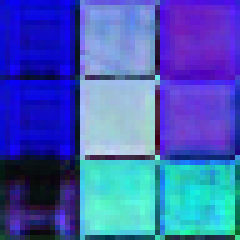
#> input picture SSTE/Kid Icarus/Full Pipeline.png, 48 x 48 px, found by its file name (shown 5 times larger)
$ python 'RGB HSV Test.py'
#> lines starting #> are read from the running program, lines starting #| are printed output that depends on the picture
import cv2
import numpy as np
import matplotlib.pyplot as plt

fake_rgb = cv2.imread("Full Pipeline.png")  # Loads in BGR format
#> fake_rgb is the input picture: shape (48, 48, 3); mean B, G, R 182.5, 94.7, 68.1
hsv_encoded = cv2.cvtColor(fake_rgb, cv2.COLOR_BGR2RGB)   # Get back the original HSV values

real_rgb = cv2.cvtColor(hsv_encoded, cv2.COLOR_HSV2RGB)
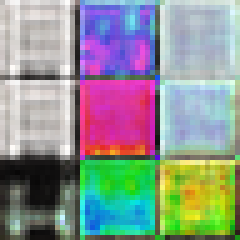
#> real_rgb: shape (48, 48, 3) (shown 5 times larger); mean R, G, B 142.1, 149.2, 145.7

# Plotting
plt.figure(figsize=(10, 5))

plt.subplot(1, 2, 1)
plt.imshow(hsv_encoded)
plt.title("HSV")
plt.axis('off')

plt.subplot(1, 2, 2)
plt.imshow(real_rgb)
plt.title("RGB")
plt.axis('off')

plt.tight_layout()
plt.show()
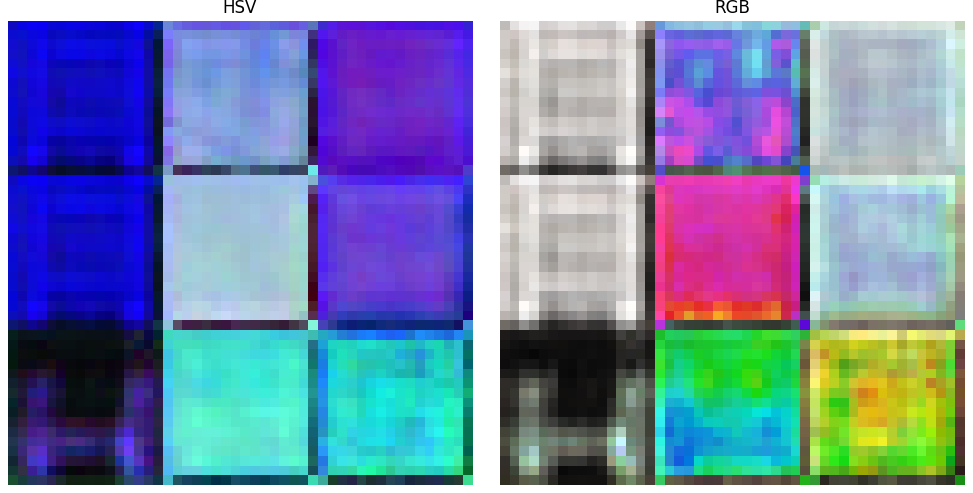
#> figure drawn by matplotlib, 2 panels

$ run again, with SSTE/Kid Icarus/SSTE.png copied over SSTE/Kid Icarus/Full Pipeline.png
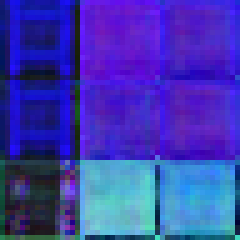
#> input picture SSTE/Kid Icarus/SSTE.png, 48 x 48 px, found by its file name (shown 5 times larger)
#> fake_rgb is the input picture: shape (48, 48, 3); mean B, G, R 175.1, 58.6, 61.3
#> `real_rgb = cv2.cvtColor(hsv_encoded, cv2.COLOR_HSV2RGB)`:
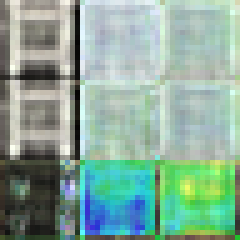
#> real_rgb: shape (48, 48, 3) (shown 5 times larger); mean R, G, B 137.8, 169.7, 154.3
#> `plt.show()`:
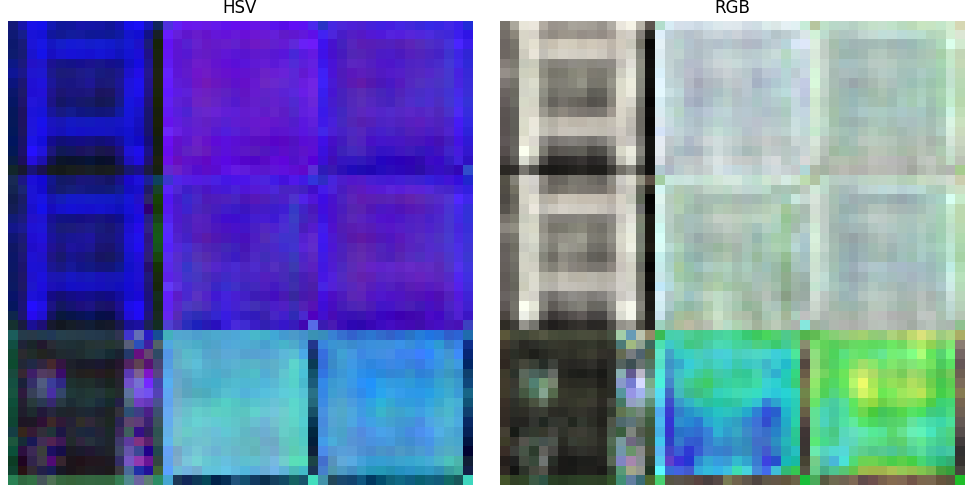
#> figure drawn by matplotlib, 2 panels

$ run again, with SSTE/Kid Icarus/combined_3x3_tiles.png copied over SSTE/Kid Icarus/Full Pipeline.png
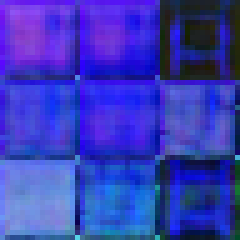
#> input picture SSTE/Kid Icarus/combined_3x3_tiles.png, 48 x 48 px, found by its file name (shown 5 times larger)
#> fake_rgb is the input picture: shape (48, 48, 3); mean B, G, R 183.4, 59.6, 56.5
#> `real_rgb = cv2.cvtColor(hsv_encoded, cv2.COLOR_HSV2RGB)`:
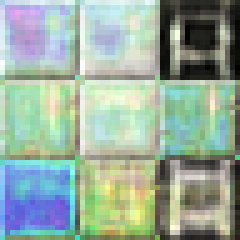
#> real_rgb: shape (48, 48, 3) (shown 5 times larger); mean R, G, B 152.1, 172.7, 158
#> `plt.show()`:
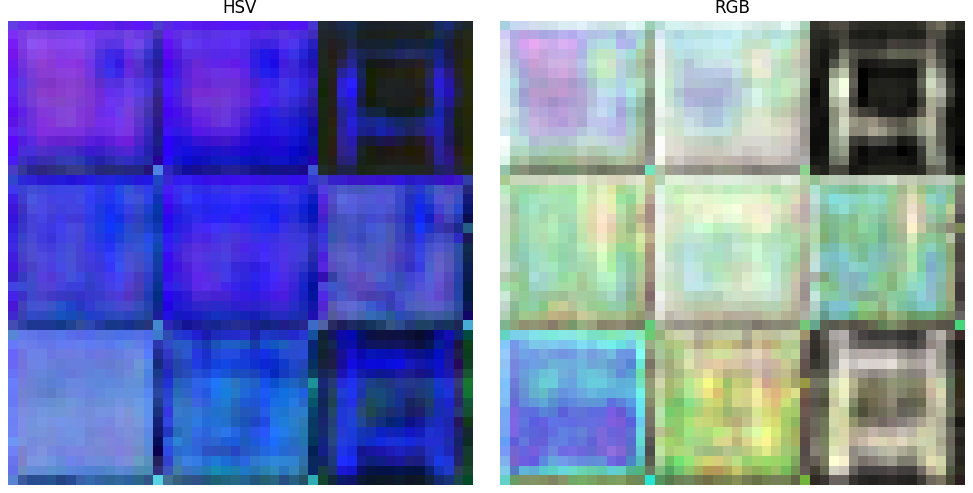
#> figure drawn by matplotlib, 2 panels
